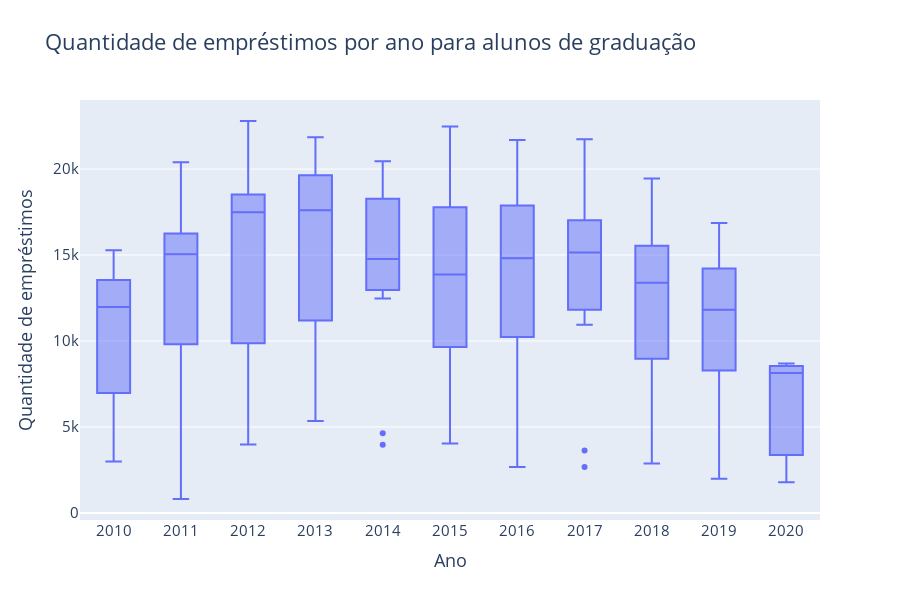

The notebook cell this image was saved under:
### Markdown cell above
## Transforms list into dataframe and plots for 'aluno graduação'

### Code cell
df_boxgrad = pd.DataFrame(list_boxgrad)
df_boxgrad = df_boxgrad.transpose()
df_boxgrad.columns = ['2010', '2011', '2012', '2013', '2014', '2015', '2016', '2017', '2018', '2019', '2020']
fig = px.box(df_boxgrad,
             labels={
                    'value':'Quantidade de empréstimos',          
                    },
             title='Quantidade de empréstimos por ano para alunos de graduação',
             width=900,height=600)
fig.update_layout(title_font_size=22,font_size=15,xaxis_title='Ano')
fig.show()
df_boxgrad.describe()

### Figure 1 — Plotly figure (JSON) as saved in the notebook; plotly's stock layout.template omitted (floating-point values rounded to 4 significant figures; data arrays with more than 128 entries replaced by an {"elided": "..."} marker saying what was removed)
{"data": [{"alignmentgroup": "True", "hovertemplate": "variable=%{x}<br>Quantidade de empréstimos=%{y}<extra></extra>", "legendgroup": "", "marker": {"color": "#636efa"}, "name": "", "notched": false, "offsetgroup": "", "orientation": "v", "showlegend": false, "type": "box", "x": {"elided": "132 str values"}, "x0": " ", "xaxis": "x", "y": {"elided": "132 int values"}, "y0": " ", "yaxis": "y"}], "layout": {"boxmode": "group", "font": {"size": 15}, "height": 600, "legend": {"tracegroupgap": 0}, "title": {"font": {"size": 22}, "text": "Quantidade de empréstimos por ano para alunos de graduação"}, "width": 900, "xaxis": {"anchor": "y", "domain": [0, 1], "title": {"text": "Ano"}}, "yaxis": {"anchor": "x", "domain": [0, 1], "title": {"text": "Quantidade de empréstimos"}}}}
